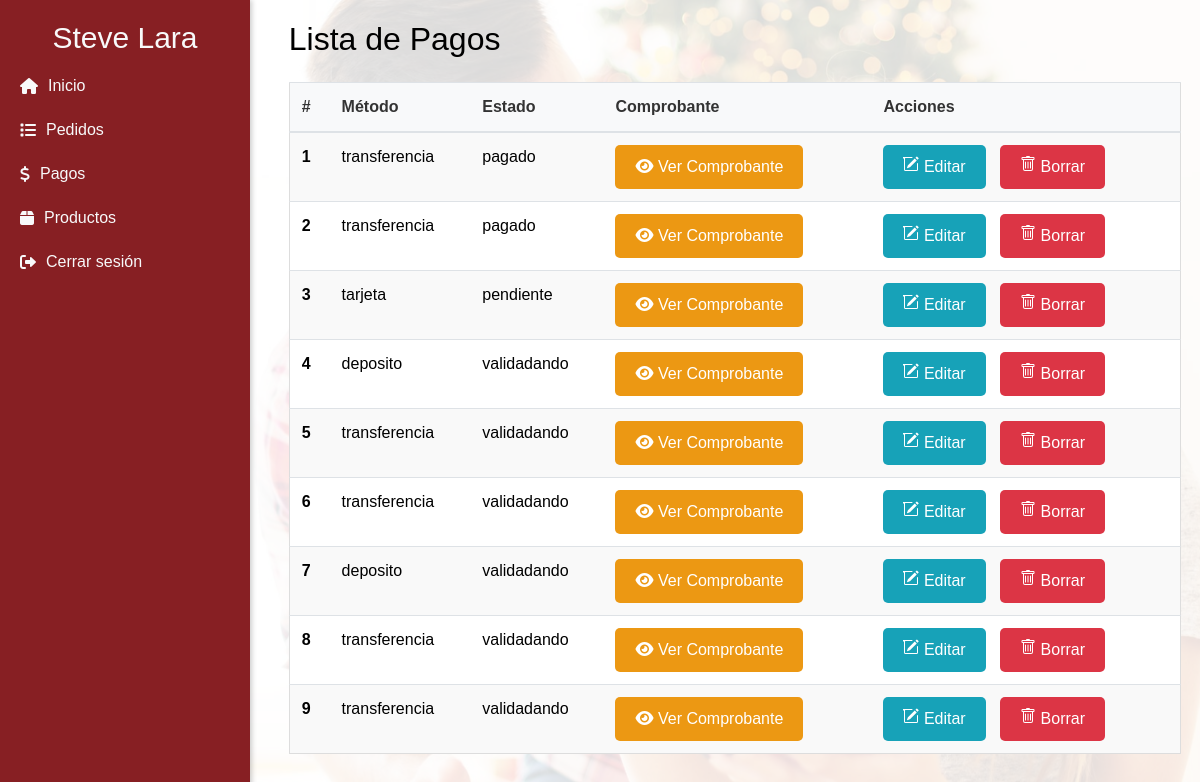
The page /pagos (signed in) on the database as committed earlier.
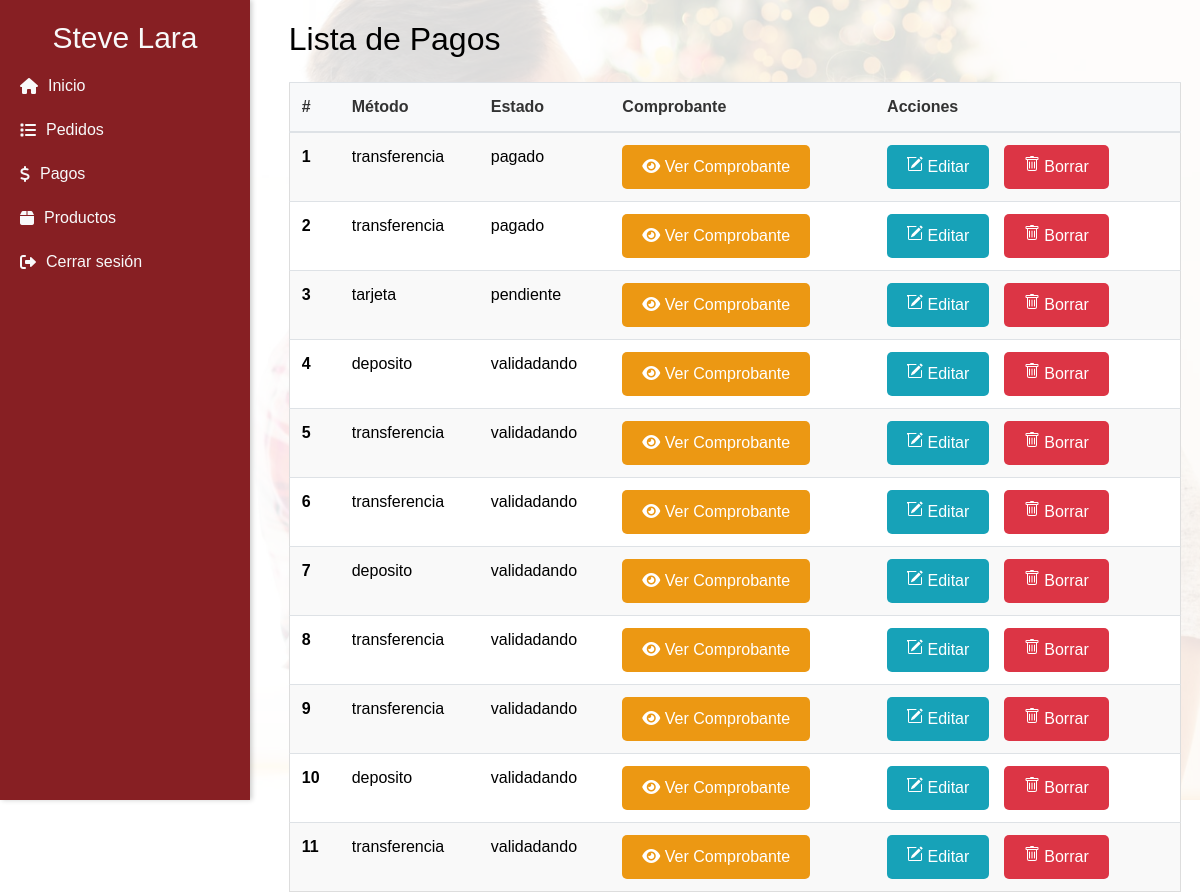
The same page on the database as committed later.
### pedidos/models.py (models this page shows, shortened)
class Pago(models.Model):
    OPC_METODO = [("transferencia", "Transferencia"), ("deposito", "Deposito")]
    OPC_ESTADO_PAGO = [("Pagado", "Pagado"), ("Validando", "Validando")]
    metodo = models.CharField(max_length=50, choices=OPC_METODO)
    estado = models.CharField(max_length=50, choices=OPC_ESTADO_PAGO, default="Validando")
    comprobante = models.ImageField(upload_to='comprobantes/', default='comprobantes/comprobante-default.jpg', null=True, blank=True)

### pedidos/views.py (the view)
# urls.py: path('pagos', pagos, name='pagos'),                                                     #Consultar
@staff_member_required
def pagos(request):
    pagos = Pago.objects.all()
    contenido = {
        'pagos': pagos,
        'cliente': request.cliente  # Llama al cliente del middleware
    }
    return render(request, 'pagos/listado.html', contenido)

### templates/pagos/listado.html (shortened to what this page needs)
{% extends 'menu.html' %}
{% block content %}
  <div class="info-cliente">
    <h2 class="mb-4">Lista de Pagos</h2>
    <table class="table">
      <thead>
        <tr>
          <th scope="col">#</th>
          <th scope="col">Método</th>
          <th scope="col">Estado</th>
          <th scope="col">Comprobante</th>
          <th scope="col">Acciones</th>
        </tr>
      </thead>
      <tbody>
        {% for pago in pagos %}
        <tr>
          <th scope="row" data-label="#">{{ forloop.counter }}</th>
          <td data-label="Método">{{ pago.metodo }}</td>
          <td data-label="Estado">{{ pago.estado }}</td>
          <td data-label="Comprobante">
            {% if pago.comprobante %}
              <a class="btn btn-info btn-sm" style="background-color: #ec9813; color: white;" href="{{ pedido.pago.comprobante.url }}" target="_blank"><i class="fas fa-eye"></i> Ver Comprobante</a>
            {% else %}
              No disponible
            {% endif %}
          </td>
          <td>
            <a href="{% url 'detalle_pago' pago.id %}" class="btn btn-info btn-sm">
              Editar
            </a>
            <form action="{% url 'eliminar_pago' pago.id %}" method="post" style="display:inline;" class="delete-form">
                <button type="submit" class="btn btn-danger btn-sm">
                  Borrar
                </button>
            </form>
          </td>
        </tr>
        {% endfor %}
      </tbody>
    </table>
  </div>
{% endblock %}

Rows that differ between the two databases and show on the page:
added Pago: metodo "deposito", estado "validadando"
added Pago: metodo "transferencia", estado "validadando"
